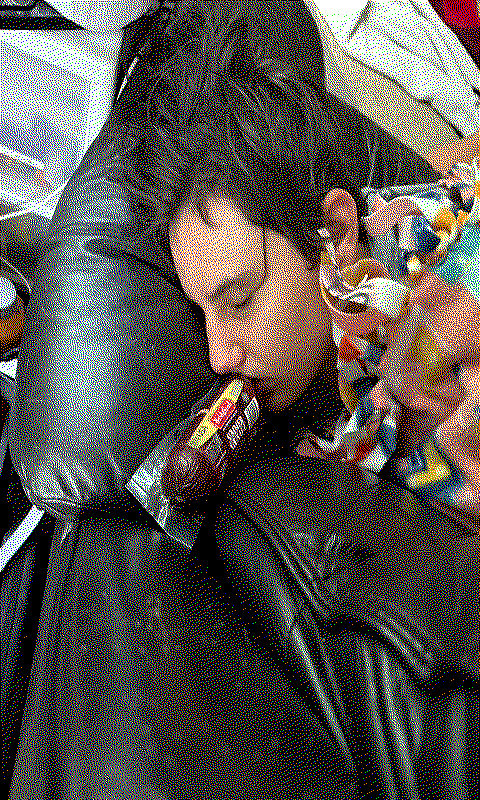
#> input picture e-paper/source/ben_is_a_hack.bmp, 480 x 800 px
$ python color_epd_converter.py ../e-paper/source/ben_is_a_hack.bmp
#> lines starting #> are read from the running program, lines starting #| are printed output that depends on the picture
#> further down, img is the input picture: PIL image 480x800 RGB; mean R, G, B 87.1, 82.7, 76.9
#!/usr/bin/env python
import os
import logging
from PIL import Image
import argparse

cwd = os.path.abspath(os.path.dirname(__file__))
logger = logging.getLogger(__name__)
# Add supported image format as necessary: https://pillow.readthedocs.io/en/stable/handbook/image-file-formats.html
file_extensions = ['jpg', 'jpeg', 'gif', 'png', 'bmp']


def convert(image, orientation="portrait", width=480, height=800, crop_image=False, crop_x1=0, crop_y1=0, crop_x2=480,
            crop_y2=800):
#> called with orientation = 'landscape', width = 480, height = 800, crop_image = False, crop_x1 = 0, crop_y1 = 0, crop_x2 = 480, crop_y2 = 800
    try:
        if orientation == "landscape":
            width, height = height, width
        elif orientation != "portrait":
            raise TypeError("Incorrectly specified orientation. Must be \"landscape\" or \"portrait\".")
        image_size = (width, height)

        if crop_image:
            image = image.crop([crop_x1, crop_y1, crop_x2, crop_y2])

        image = image.resize(image_size, resample=Image.Resampling.LANCZOS)
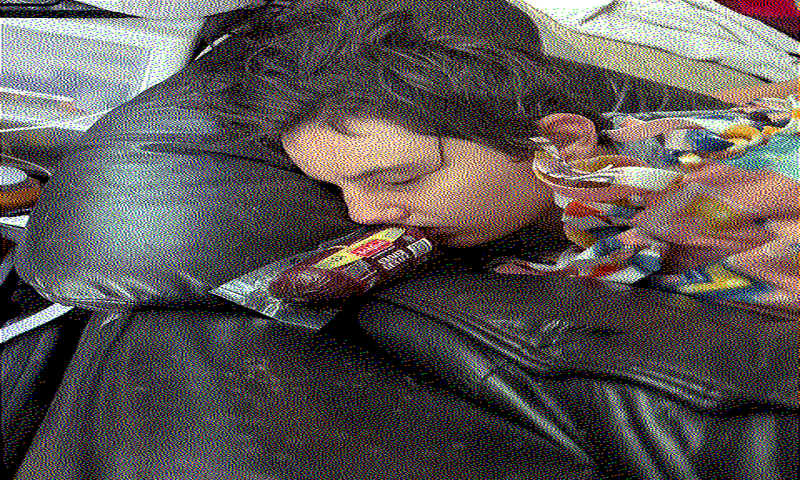
#> image: PIL image 800x480 RGB; mean R, G, B 90.7, 85.3, 81.3

        palette = [0, 0, 0,  # black
                   255, 255, 255,  # white
                   0, 255, 0,  # green
                   0, 0, 255,  # blue
                   255, 0, 0,  # red
                   255, 255, 0,  # yellow
                   255, 128, 0]  # orange

        seven_color_palette = Image.new("P", image_size)
#> seven_color_palette: PIL image 800x480 P; every value is 0
        seven_color_palette.putpalette(palette)
        image = image.quantize(palette=seven_color_palette, dither=Image.Dither.FLOYDSTEINBERG)
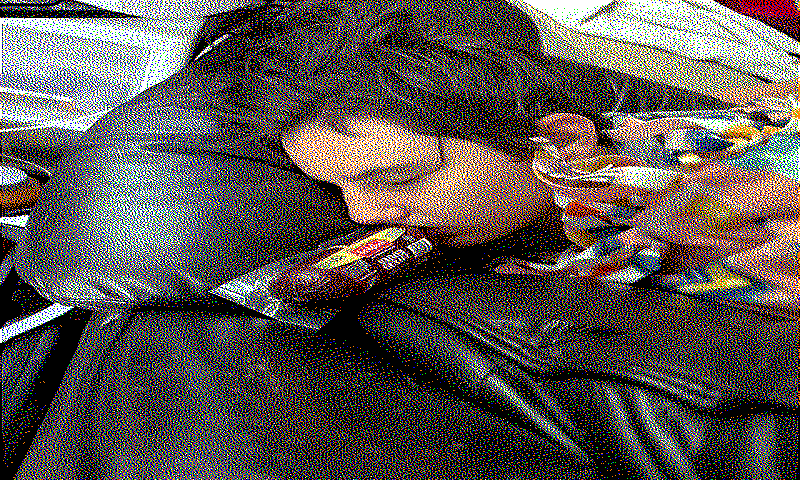
#> image: PIL image 800x480 P; mean R, G, B 91.8, 85.2, 81.2
        image = image.convert(colors=24)

        return image
    except IOError as err:
        logger.exception(err)
    except KeyboardInterrupt as err:
        logger.exception(err)
        exit()
    except TypeError as err:
        logger.exception(err)
        exit()


if __name__ == '__main__':
    FORMAT = '%(message)s'
    logging.basicConfig(level=logging.INFO, format=FORMAT)
    parser = argparse.ArgumentParser(prog="Image converter to 7-Color e-paper BMP",
                                     description="Converts full color images to BMP images that can "
                                                 "be used on a 7 color e-paper display."
                                                 "Images are saved to ./converted/",
                                     epilog="MIT License",
                                     usage='%(prog)s [options]',
                                     formatter_class=argparse.ArgumentDefaultsHelpFormatter)
    parser.add_argument('filename',
                        nargs='?',
                        help="If no file is specified, the converter will walk through all files in"
                             "./pictures/ and save those files to ./converted/",
                        type=argparse.FileType('rb'))
    parser.add_argument('--orientation', '-o',
                        default="landscape",
                        help="Orientation of the image. Specify either portrait or landscape.")
    parser.add_argument('--width',
                        default=480,
                        type=int,
                        help="Width of the image.")
    parser.add_argument('--height',
                        default=800,
                        type=int,
                        help="Height of the image.")
    parser.add_argument('--crop', '-c',
                        nargs=4,
                        default=argparse.SUPPRESS,
                        type=int,
                        help="Crop the image to bounds specified. Format is x1 y1 x2 y2. "
                             "The format is the bounding box that will be cropped with x1 and y1 "
                             "as the top left corner and x2 and y2 as the bottom right corner. "
                             "This option will not be used in batched mode (no filename specified).")
    args = parser.parse_args()

    img_orientation = args.orientation if args.orientation else "portrait"
    img_width = args.width if args.width else 480
    img_height = args.height if args.height else 800

    if args.filename is not None:
        if hasattr(args, 'crop') and args.crop is not None:
            crop = True
            x1, y1, x2, y2 = args.crop
        else:
            crop = False
            x1, y1, x2, y2 = 0, 0, 0, 0

        file = args.filename
        ext = file.name.split(".")[-1].lower()
        try:
            if ext not in file_extensions:
                raise TypeError

            img = Image.open(file).convert("RGB")
            if crop:
                res = convert(img,
                              width=img_width,
                              height=img_height,
                              orientation=img_orientation,
                              crop_image=True,
                              crop_x1=x1,
                              crop_y1=y1,
                              crop_x2=x2,
                              crop_y2=y2)
            else:
                res = convert(img, width=img_width, height=img_height, orientation=img_orientation)
            #export_path = "./export/" + os.path.basename(file.name).split(".")[0] + ".bmp"
            export_path = "./converted/ben_is_a_hack.bmp"
            res.save(export_path)
            logger.info("Wrote file to {path}".format(path=export_path))
        except TypeError as e:
            logger.exception(e)
            exit()
    else:
        for (dirpath, _, files) in os.walk(cwd + '/pictures/'):
            for file in files:
                ext = file.split(".")[-1].lower()
                if file[0] == ".":
                    continue
                elif ext not in file_extensions:
                    continue
                filename = dirpath + file
                img = Image.open(filename).convert("RGB")
                res = convert(img, width=img_width, height=img_height, orientation=img_orientation)
                #export_path = "./export/" + file.split(".")[0] + ".bmp"
                export_path = "./converted/ben_is_a_hack.bmp"
                res.save(export_path)
                logger.info("Wrote file to {path}".format(path=export_path))
